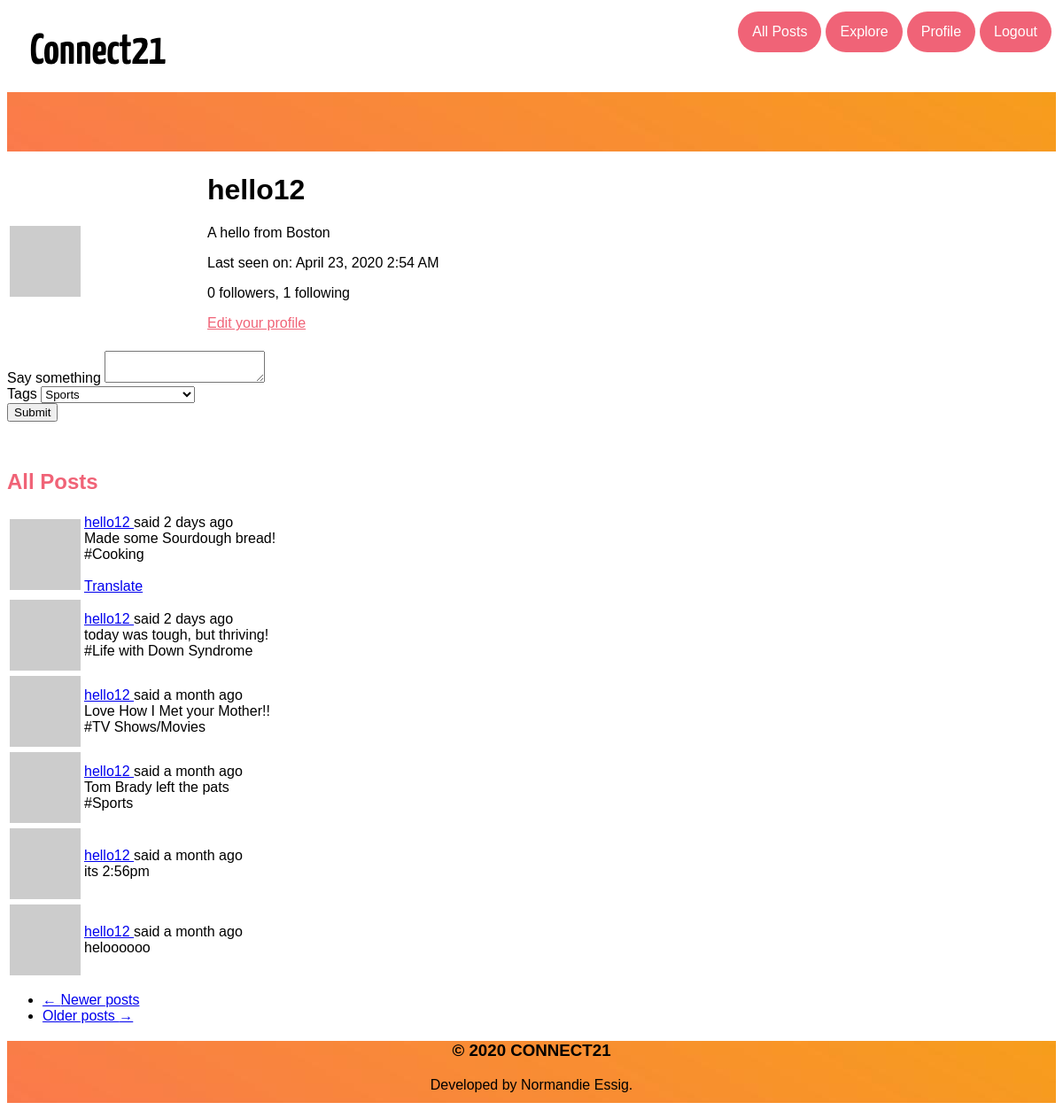
/user/hello12 (signed in), run on an earlier commit of the app's database.
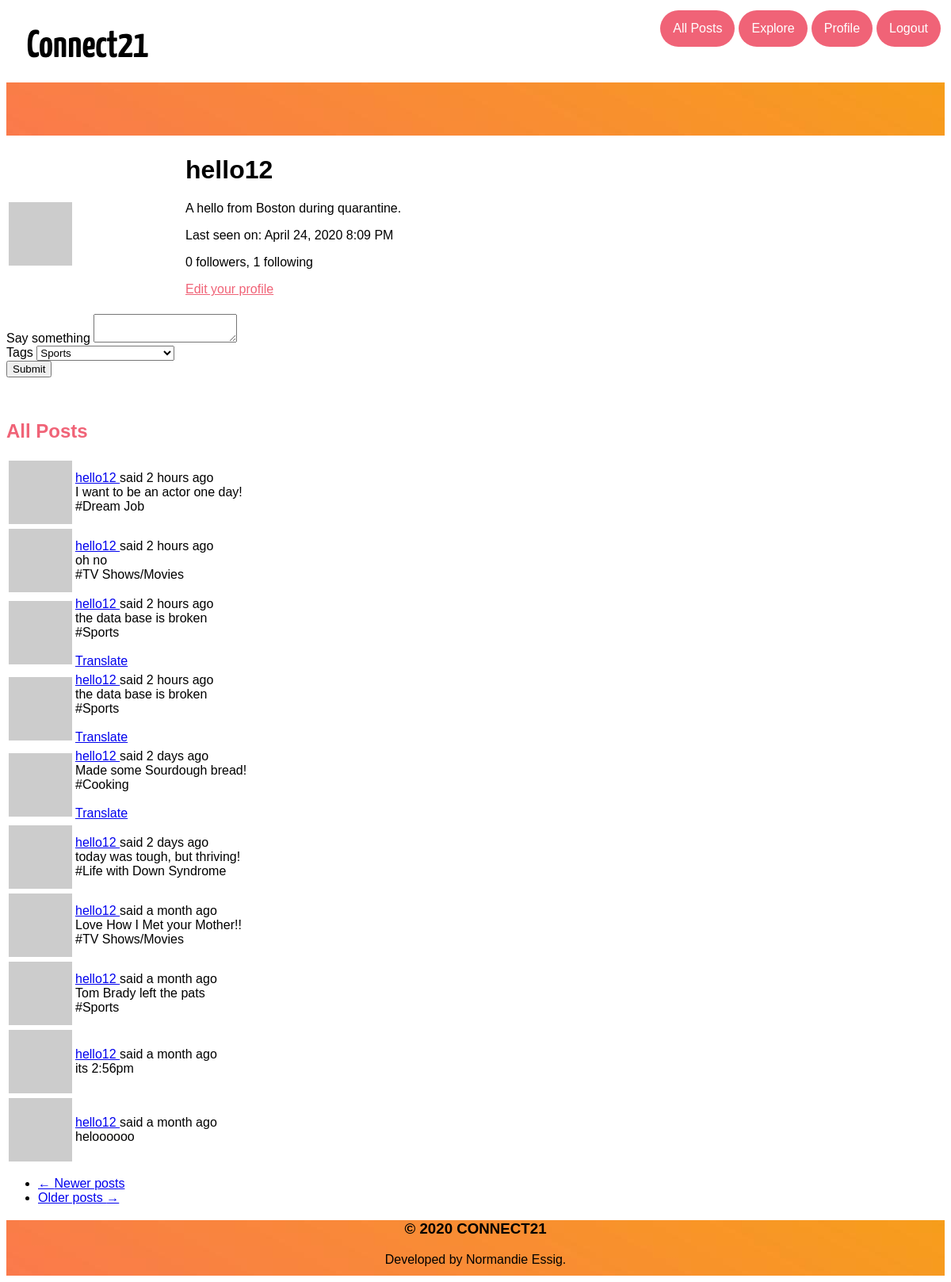
And on a later commit of the database.
### app/models.py (models this page shows, shortened)
class User(UserMixin, db.Model):
    id = db.Column(db.Integer, primary_key=True)
    username = db.Column(db.String(64), index=True, unique=True)
    email = db.Column(db.String(120), index=True, unique=True)
    password_hash = db.Column(db.String(128))
    posts = db.relationship('Post', backref='author', lazy='dynamic')
    about_me = db.Column(db.String(140))
    last_seen = db.Column(db.DateTime, default=datetime.utcnow)
    followed = db.relationship(
        'User', secondary=followers,
        primaryjoin=(followers.c.follower_id == id),
        secondaryjoin=(followers.c.followed_id == id),
        backref=db.backref('followers', lazy='dynamic'), lazy='dynamic')
    def avatar(self, size):
        digest = md5(self.email.lower().encode('utf-8')).hexdigest()
        return 'https://www.gravatar.com/avatar/{}?d=identicon&s={}'.format(digest, size)

class Post(db.Model):
    id = db.Column(db.Integer, primary_key=True)
    body = db.Column(db.String(140))
    timestamp = db.Column(db.DateTime, index=True, default=datetime.utcnow)
    user_id = db.Column(db.Integer, db.ForeignKey('user.id'))
    language = db.Column(db.String(5))
    tag = db.Column(db.Integer, db.ForeignKey('topics.topic'))

### app/main/routes.py (the view, shortened to what this page needs)
@bp.route('/user/<username>',methods=['GET', 'POST'])
@login_required
def user(username):
    form = PostForm()
    user = User.query.filter_by(username=username).first_or_404()
    page = request.args.get('page', 1, type=int)
    posts = user.posts.order_by(Post.timestamp.desc()).paginate(
        page, current_app.config['POSTS_PER_PAGE'], False)
    next_url = url_for('main.user', username=user.username,
                       page=posts.next_num) if posts.has_next else None
    prev_url = url_for('main.user', username=user.username,
                       page=posts.prev_num) if posts.has_prev else None
    return render_template('user.html', user=user, posts=posts.items,
                           next_url=next_url, prev_url=prev_url, form=form)

### app/main/forms.py
class PostForm(FlaskForm):
    post = TextAreaField(_l('Say something'), validators=[DataRequired()])
    tag = SelectField(u'Tags', choices=[('Sports','Sports'),('Life with Down Syndrome','Life with Down Syndrome'), ('TV Shows/Movies','TV Shows/Movies'),('Cooking','Cooking'), ('Funny Memes','Funny Memes'),('Puzzles','Puzzles'),('Scary Stories','Scary Stories'),('Politics','Politics'),('Dream Job','Dream Job')])
    submit = SubmitField(_l('Submit'))

### app/main/routes.py (called while the page is built)
@bp.before_app_request
def before_request():
    if current_user.is_authenticated:
        current_user.last_seen = datetime.utcnow()
        db.session.commit()
    g.locale = str(get_locale())

### app/models.py (called while the page is built)
@login.user_loader
def load_user(id):
    return User.query.get(int(id))

### app/templates/user.html
{% extends "base.html" %}
{% import 'bootstrap/wtf.html' as wtf %}
{% block app_content %}
    <h1 class="title"><br></h1>
    <table class="table table-hover">
        <tr>
            <td width="200px"><img src="{{ user.avatar(200) }}"></td>
            <td style="padding-left: 20px; padding-bottom: 20px">
                <h1>{{ user.username }}</h1>
                {% if user.about_me %}
                    <p>{{ user.about_me }}</p>
                {% endif %}
                {% if user.last_seen %}
                <p>{{ _('Last seen on') }}: {{ moment(user.last_seen).format('LLL') }}</p>
                {% endif %}
                <p>{{ _('%(count)d followers', count=user.followers.count()) }}, {{ _('%(count)d following', count=user.followed.count()) }}</p>
                {% if user == current_user %}
                <p><a style="color: #f06377" href="{{ url_for('main.edit_profile') }}">{{ _('Edit your profile') }}</a></p>
                {% elif not current_user.is_following(user) %}
                <p><a href="{{ url_for('main.follow', username=user.username) }}">{{ _('Follow') }}</a></p>
                {% else %}
                <p><a href="{{ url_for('main.unfollow', username=user.username) }}">{{ _('Unfollow') }}</a></p>
                {% endif %}
            </td>
        </tr>
    </table>
    {% if form %}
    {{ wtf.quick_form(form) }}
    <br>
    {% endif %}
    <h2 style="color: #f06377"> All Posts</h2>
    {% for post in posts %}
        {% include '_post.html' %}
    {% endfor %}
    <nav aria-label="...">
        <ul class="pager">
            <li class="previous{% if not prev_url %} disabled{% endif %}">
                <a href="{{ prev_url or '#' }}">
                    <span aria-hidden="true">&larr;</span> {{ _('Newer posts') }}
                </a>
            </li>
            <li class="next{% if not next_url %} disabled{% endif %}">
                <a href="{{ next_url or '#' }}">
                    {{ _('Older posts') }} <span aria-hidden="true">&rarr;</span>
                </a>
            </li>
        </ul>
    </nav>
{% endblock %}

### app/templates/base.html (shortened to what this page needs)
<html>
<head>
    <link rel="stylesheet" href="https://use.fontawesome.com/releases/v5.2.0/css/all.css">
</head>
<body>
    <div class="nav">
        <ul>
            <div class="navleft">
                <li><a href="{{ url_for('main.about') }}"><img src="{{url_for('static', filename='21.png')}}" alt="Connect21"></a></li>
            </div>
            <div class="navright">
            {% if current_user.is_anonymous %}
            <li><a class="inout" href="{{ url_for('auth.login') }}">{{ _('Sign In') }}</a></li>
            <li><a class="inout" href="{{ url_for('auth.register') }}">{{ _('Sign Up') }}</a></li>
            {% else %}
            <li><a class="inout" href="{{ url_for('auth.logout') }}">{{ _('Logout') }}</a></li>
            <li><a class="inout" href="{{ url_for('main.user', username=current_user.username) }}">{{ _('Profile') }}</a></li>
            <li><a class="inout" href="{{ url_for('main.explore') }}">{{ _('Explore') }}</a></li>
            <li><a class="inout" href="{{ url_for('main.pages') }}">All Posts</a></li>
            {% endif %}
        </ul>
    </div>
    {% block content %}
        <div class="container">
            {% block app_content %}
            {% endblock %}
        </div>
    {% endblock %}
    <footer>
        <h3>© 2020 CONNECT21</h3>
        <p>Developed by Normandie Essig.</p>
    </footer>
</html>

### app/templates/_post.html (shortened to what this page needs)
  <table class="table table-hover">
        <tr>
            <td width="70px">
                <a href="{{ url_for('main.user', username=post.author.username) }}">
                    <img src="{{ post.author.avatar(70) }}" />
                </a>
            </td>
            <td>
                {{ _('%(username)s said %(when)s',
                    username=user_link, when=moment(post.timestamp).fromNow()) }}
                <br>
                <span id="post{{ post.id }}">{{ post.body}}</span>
                <br>
                {% if post.tag %}
                    #{{post.tag}}
                {% endif %}
                {% if post.language and post.language != g.locale %}
                <br><br>
                <span id="translation{{ post.id }}">
                    <a href="javascript:translate(
                                '#post{{ post.id }}',
                                '#translation{{ post.id }}',
                                '{{ post.language }}',
                                '{{ g.locale }}');">{{ _('Translate') }}</a>
                </span>
                {% endif %}
            </td>
        </tr>
    </table>

What changed in the data, as far as the page shows it:
changed User "hello12": about_me "A hello from Boston" → "A hello from Boston during quarantine."; last_seen "April 23, 2020 2:54 AM" → "April 24, 2020 8:09 PM"
added Post: body "I want to be an actor one day!", tag "Dream Job"
added Post: body "oh no", tag "TV Shows/Movies"
added Post: body "the data base is broken", tag "Sports"
added Post: body "the data base is broken", tag "Sports"
